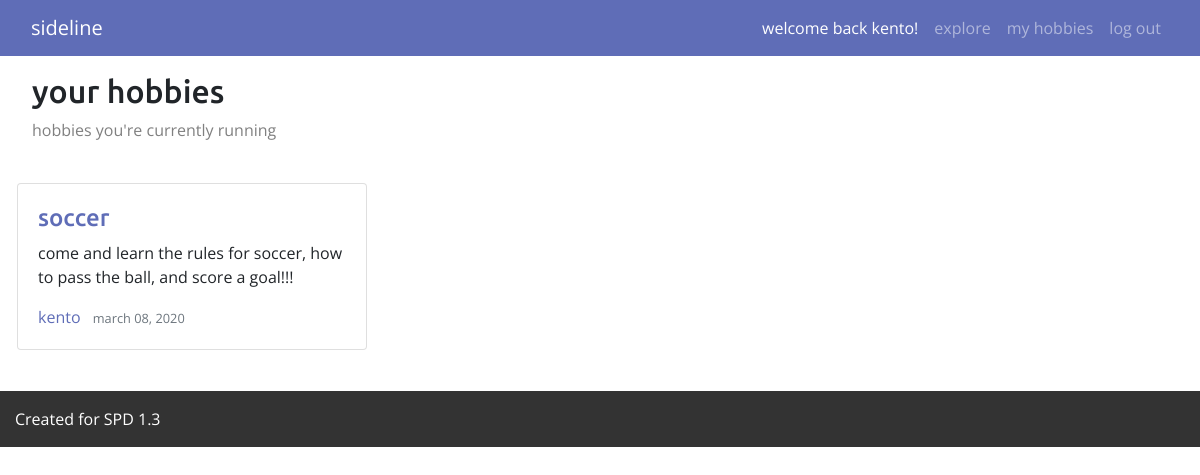
Page /my-hobbies/ (signed in) on the committed database.
### hobbies/models.py (models this page shows, shortened)
class Hobbies(models.Model):
    title = models.CharField(max_length=100)
    content = models.TextField()
    img_url = models.URLField(max_length=1000, default="https://www.okea.org/wp-content/uploads/2019/10/placeholder.png")
    date_posted = models.DateTimeField(default=timezone.now)
    author = models.ForeignKey(User, on_delete=models.SET_NULL, null=True)

### hobbies/views.py (the view)
# urls.py: path('my-hobbies/', HobbiesListView.as_view(), name='hobbies-list'),
class HobbiesListView(ListView):
    model = Hobbies
    template_name = 'hobbies/list.html'    #<app>/<model>_<viewtype>.html
    context_object_name = 'hobbies'
    ordering = ['-date_posted']

### hobbies/templates/hobbies/hobbies_list.html (shortened to what this page needs)
{% extends "hobbies/base.html" %}
{% load static %}
{% block content %}
    <h2>your hobbies</h2>
    <p style="color:gray">hobbies you're currently running</p>
    <div class="row hobby">
        {% for hobby in hobbies %}
            {% if hobby.author == user %}
                <div class="card hobby-card">
                    <div class="card-body">
                        <h4><a class="card-title" href="{% url 'hobbies-detail' hobby.id %}">{{ hobby.title }}</a></h4>
                        <p class="card-text">{{ hobby.content }}</p>
                        <div class="">
                            <a class="mr-2" href="#">{{ hobby.author }}</a>
                            <small class="text-muted">{{ hobby.date_posted|date:"F d, Y" }}</small>
                        </div>
                    </div>
                </div>
            {% endif %}
        {% endfor %}
    </div>
{% endblock content %}

### hobbies/templates/hobbies/base.html (shortened to what this page needs)
<!DOCTYPE html>
<html>
    <head>
        <link rel="stylesheet" href="https://cdnjs.cloudflare.com/ajax/libs/twitter-bootstrap/4.3.1/css/bootstrap.min.css">
        {% load static %}
        <link rel='stylesheet' href="{% static 'css/style.css' %}">
    </head>
    <body>
        <nav class="navbar navbar-expand-md sticky-top">
            <div class="container-fluid">
                <a class="navbar-brand" href="{% url 'hobbies-home' %}">sideline</a>
                <div class="navbar-dark collapse navbar-collapse" id="navcol-1">
                    {% if request.user.is_authenticated %}
                        <ul class="nav navbar-nav ml-auto">
                            <li class="nav-link" id="user-welcome" role="presentation">welcome back {{ user.username }}!</li>
                            <li class="nav-item" role="presentation"><a class="nav-link" href="{% url 'hobbies-explore' %}">explore</a></li>
                            <li class="nav-item" role="presentation"><a class="nav-link" href="{% url 'hobbies-list' %}">my hobbies</a></li>
                            <li class="nav-item" role="presentation"><a class="nav-link" href="{% url 'logout' %}">log out</a></li>
                        </ul>
                    {% endif %}
                </div>
            </div>
        </nav>
        <div class="content container-fluid">
            {% block content %}
            {% endblock %}
        </div>
        <div class="container-fluid section footer">
            <p>Created for SPD 1.3</p>
        </div>
    </body>
</html>

### static/css/style.css (style rules this page uses)
html, body { font-family: 'Open Sans', sans-serif; }
h1, h2, h3, h4, h5 { font-family: 'Ubuntu', sans-serif; }
.navbar { background-color: #5f6db7; }
.navbar-brand { color: white; }
#user-welcome { color: white; }
.content { padding: 16px 32px; }
.section { margin: 0px 0px 50px 0px; }
.footer { background-color: #333; color: white; display: flex; margin: 0; padding-top: 16px; }
a { color: #5f6db7; }
.hobby { display: flex; flex-direction: row; }
.hobby-card { width: 350px; margin: 25px 25px 25px 0px; text-transform: lowercase; }
.hobby-card a { color: #5f6db7; }

### rows in the picture
Hobbies: title "soccer", content "come and learn the rules for soccer, how to pass the ball, and score a goal!!!", author "kento", date_posted "march 08, 2020"

### other values in the picture
{{ user.username }} "kento"
